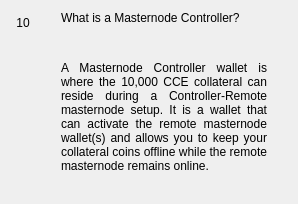
                  <widget class="QWidget" name="widgetFaq10" native="true">
                   <layout class="QHBoxLayout" name="horizontalpage_10" stretch="0,1">
                    <item alignment="Qt::AlignTop">
                     <widget class="QLabel" name="labelNumber10">
                      <property name="minimumSize">
                       <size>
                        <width>24</width>
                        <height>24</height>
                       </size>
                      </property>
                      <property name="maximumSize">
                       <size>
                        <width>16777215</width>
                        <height>24</height>
                       </size>
                      </property>
                      <property name="text">
                       <string>10</string>
                      </property>
                      <property name="alignment">
                       <set>Qt::AlignCenter</set>
                      </property>
                     </widget>
                    </item>
                    <item>
                     <layout class="QVBoxLayout" name="verticalLayoutpage_10">
                      <property name="leftMargin">
                       <number>20</number>
                      </property>
                      <property name="rightMargin">
                       <number>20</number>
                      </property>
                      <item>
                       <widget class="QLabel" name="labelSubtitle10">
                        <property name="text">
                         <string>What is a Masternode Controller?</string>
                        </property>
                        <property name="wordWrap">
                         <bool>true</bool>
                        </property>
                       </widget>
                      </item>
                      <item>
                       <spacer name="verticalSpacer_100">
                        <property name="orientation">
                         <enum>Qt::Vertical</enum>
                        </property>
                        <property name="sizeType">
                         <enum>QSizePolicy::Fixed</enum>
                        </property>
                        <property name="sizeHint" stdset="0">
                         <size>
                          <width>20</width>
                          <height>30</height>
                         </size>
                        </property>
                       </spacer>
                      </item>
                      <item>
                       <widget class="QLabel" name="labelContent10">
                        <property name="text">
                         <string>&lt;html&gt;&lt;head/&gt;&lt;body&gt;&lt;p align=&quot;justify&quot;&gt;A Masternode Controller wallet is where the 10,000 CCE collateral can reside during a Controller-Remote masternode setup. It is a wallet that can activate the remote masternode wallet(s) and allows you to keep your collateral coins offline while the remote masternode remains online. &lt;/p&gt;&lt;/body&gt;&lt;/html&gt;</string>
                        </property>
                        <property name="alignment">
                         <set>Qt::AlignLeading|Qt::AlignLeft|Qt::AlignTop</set>
                        </property>
                        <property name="wordWrap">
                         <bool>true</bool>
                        </property>
                       </widget>
                      </item>
                      <item>
                       <spacer name="verticalSpacer_92">
                        <property name="orientation">
                         <enum>Qt::Vertical</enum>
                        </property>
                        <property name="sizeHint" stdset="0">
                         <size>
                          <width>20</width>
                          <height>20</height>
                         </size>
                        </property>
                       </spacer>
                      </item>
                     </layout>
                    </item>
                   </layout>
                  </widget>
